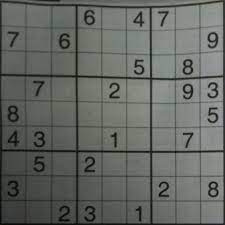
#> input picture Colab Notebooks/xu_ly_anh/Python code test/sudoku.jpg, 225 x 225 px
$ python sudoku.py
#> lines starting #> are read from the running program, lines starting #| are printed output that depends on the picture; after the words box and inside, x2 and y2 are one past the last pixel; in counts of white or black regions, pixels touching at a corner belong together
import numpy as np
import cv2

img = cv2.imread('sudoku.jpg')
#> img is the input picture: shape (225, 225, 3); mean B, G, R 99.5, 103.3, 100.9
gray = cv2.cvtColor(img,cv2.COLOR_BGR2GRAY)
gray = np.float32(gray)

corners = cv2.goodFeaturesToTrack(gray, 100, 0.01, 10)
#> corners = 100 rows, first 8: [192, 133], [209, 114], [135, 66], [208, 93], [222, 149], [189, 93], [161, 26], [164, 14]
corners = np.int0(corners)

for corner in corners:
    x,y = corner.ravel()
    cv2.circle(img,(x,y),3,255,-1)
#> this loop made 100 passes
#> (x, y) on passes 1 to 12: (192, 133), (209, 114), (135, 66), (208, 93), (222, 149), (189, 93), (161, 26), (164, 14), (149, 76), (134, 21), (222, 78), (211, 186)
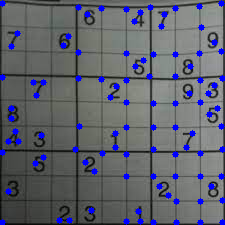
#> img: shape (225, 225, 3); 5.7% of pixels changed, all inside (x1, y1, x2, y2) = (0, 0, 225, 225)

cv2.imshow('Corner',img)

cv2.waitKey(0)
#> (the run stopped early here; a loop or call above may not have finished)

$ run again, with Colab Notebooks/xu_ly_anh/Python code test/nang.jpg copied over Colab Notebooks/xu_ly_anh/Python code test/sudoku.jpg
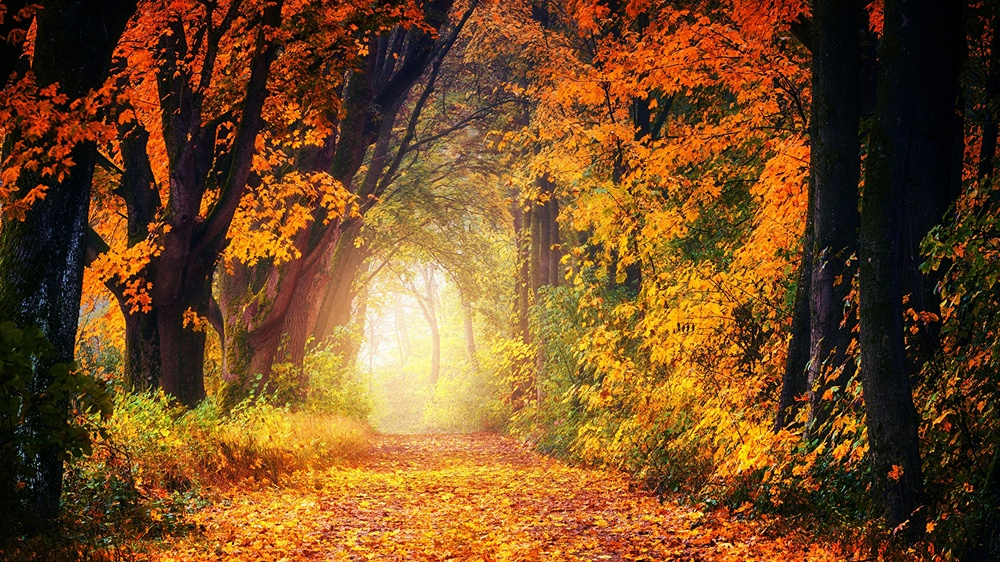
#> input picture Colab Notebooks/xu_ly_anh/Python code test/nang.jpg, 1000 x 562 px, shrunk from 1920 x 1080 before the run
#> img is the input picture: shape (562, 1000, 3); mean B, G, R 34.9, 76.6, 117.7
#> `gray = cv2.cvtColor(img,cv2.COLOR_BGR2GRAY)`:
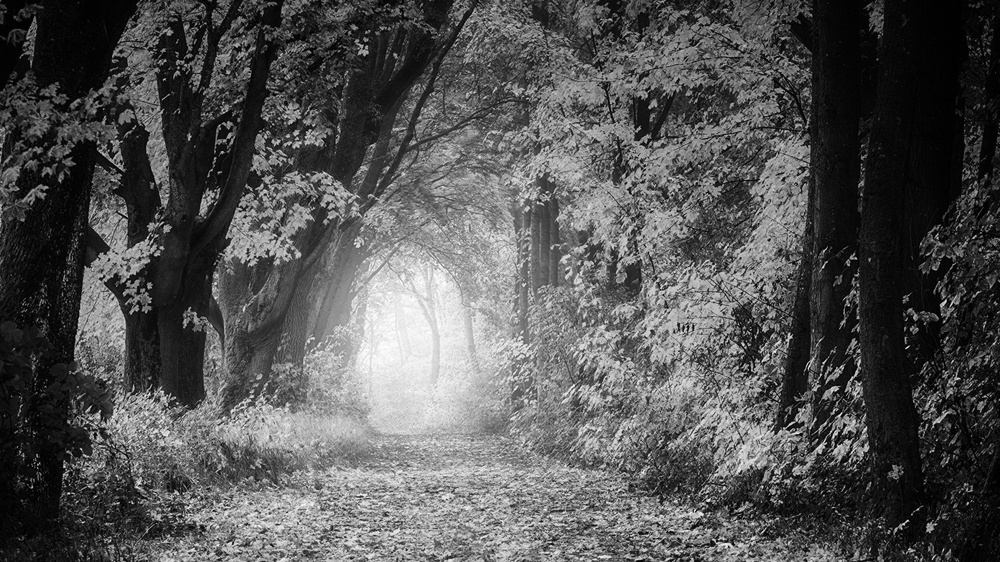
#> gray: shape (562, 1000); min 0, max 254, mean 84.1
#> corners = 100 rows, first 8: [762, 486], [724, 487], [64, 467], [908, 520], [716, 541], [820, 453], [706, 500], [728, 545]
#> the loop `for corner in corners:` made 100 passes
#> after the loop `for corner in corners:`:
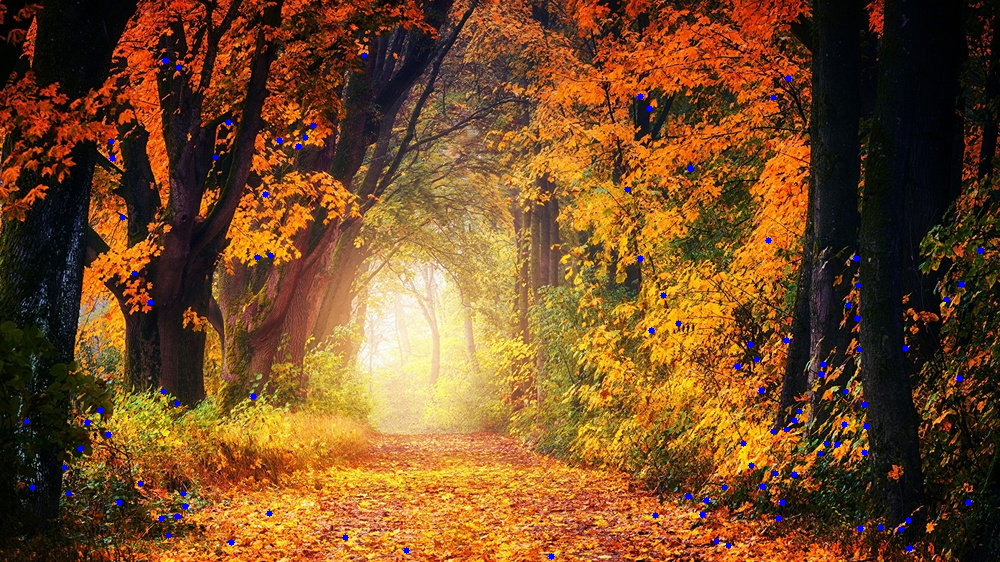
#> img: shape (562, 1000, 3); 0.52% of pixels changed, all inside (x1, y1, x2, y2) = (23, 52, 984, 560)
